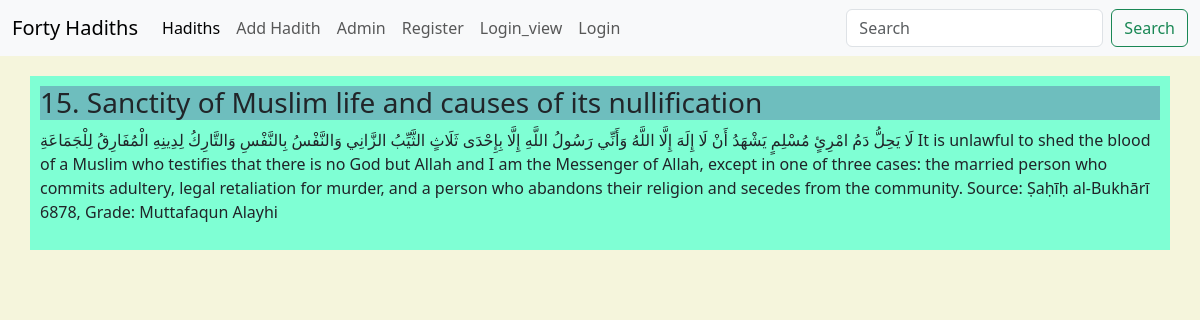
/hadith_detail/15/, run on the app's committed database.
### app/models.py (models this page shows, shortened)
class Hadith(models.Model):
    CATEGORY = (
        ('Hadith', 'Hadith'),
        ('Quran', 'Quran'),
        ('Others', 'Others')
    )
    tag = models.CharField(max_length=50, null=True, blank=True)
    title = models.CharField(max_length=200, null=True)
    detail = models.TextField(blank=True)
    date_created = models.DateTimeField(auto_now_add=True, null=True)
    date_updated = models.DateTimeField(auto_now=True, null=True)
    category = models.CharField(max_length=100, null=True, blank=True, choices=CATEGORY)

### app/views.py (the view)
# urls.py: path('hadith_detail/<str:pk>/', hadith_detail, name='hadith_detail'),
def hadith_detail(request, pk):
    hadith = Hadith.objects.get(id=pk)
    context={
        'hadith': hadith
    }
    return render(request, 'app/detail.html', context)

### app/templates/app/detail.html
{% extends 'app/home.html' %}
{% block content %}
<div class="container">
        <h3 class="title">{{hadith.id}}. {{hadith.title}}</h3>
        <p class="detail">{{hadith.detail}}</p>
</div>
{% endblock %}

### static/css/hadith.css (style rules this page uses)
.container { background-color: aquamarine; margin: 20px auto; padding: 10px; }
body { background-color: beige; }
.title { background-color: rgb(110, 190, 190); margin: none; }
.detail { text-decoration: none; }

### data on the page
Hadith: id "15", title "Sanctity of Muslim life and causes of its nullification", detail "لَا يَحِلُّ دَمُ امْرِئٍ مُسْلِمٍ يَشْهَدُ أَنْ لَا إِلَهَ إِلَّا اللَّهُ وَأَنِّي رَسُولُ اللَّهِ إِلَّا بِإِحْدَى ثَلَاثٍ الثَّيِّبُ الزَّانِي وَالنَّفْسُ بِالنَّفْسِ وَالتَّارِكُ لِدِينِهِ الْمُفَارِقُ لِلْجَمَاعَةِ It is unlawful to shed the blood of a Muslim who testifies that there is no God but Allah and I am the Messenger of Allah, except in one of three cases: the married person who commits adultery, legal retaliation for murder, and a person who abandons their religion and secedes from the community. Source: Ṣaḥīḥ al-Bukhārī 6878, Grade: Muttafaqun Alayhi"
